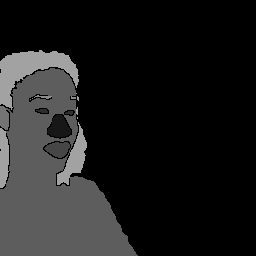
#> input picture VISION/Segment/Face/mask/female03_headrende0009_gray.png, 256 x 256 px, found by its file name; its folder holds only this picture in this run
$ jupyter execute --allow-errors Hand_segment_test.ipynb   (shell and % lines are left out)
#> lines starting #> are read from the running program, lines starting #| are printed output that depends on the picture
<a href="https://colab.research.google.com/github/kikiru328/STUDY_EXERCISE/blob/main/Hand_segment_test.ipynb" target="_parent"></a>

### MODULE IMPORT

[cell 1]
import os
import shutil

[cell 2]
import os

import numpy as np
import cv2
import matplotlib.pyplot as plt

import tensorflow as tf
from tensorflow.keras.models import *
from tensorflow.keras.layers import *
from tensorflow.keras.optimizers import *
from tensorflow.keras import backend as keras
from tensorflow.keras.preprocessing.image import ImageDataGenerator
from tensorflow.keras.callbacks import EarlyStopping, ModelCheckpoint, LearningRateScheduler

from glob import glob
from tqdm import tqdm

##### PATH

[cell 3]
# INPUT_DIR = os.path.join("..", "input")/content/drive/MyDrive/3차플젝drive/test/KAGGLE/Segment/input
INPUT_DIR = '/content/drive/MyDrive/3차플젝drive/test/KAGGLE/Segment/input'

SEGMENTATION_DIR = os.path.join(INPUT_DIR, "segmentation")
SEGMENTATION_TEST_DIR = os.path.join(SEGMENTATION_DIR, "test")
SEGMENTATION_TRAIN_DIR = os.path.join(SEGMENTATION_DIR, "train")
SEGMENTATION_AUG_DIR = os.path.join(SEGMENTATION_TRAIN_DIR, "augmentation")
SEGMENTATION_IMAGE_DIR = os.path.join(SEGMENTATION_TRAIN_DIR, "image")
SEGMENTATION_MASK_DIR = os.path.join(SEGMENTATION_TRAIN_DIR, "mask")
SEGMENTATION_DILATE_DIR = os.path.join(SEGMENTATION_TRAIN_DIR, "dilate")
SEGMENTATION_SOURCE_DIR = os.path.join(INPUT_DIR, \
                                       "pulmonary-chest-xray-abnormalities")

SHENZHEN_TRAIN_DIR = os.path.join(SEGMENTATION_SOURCE_DIR, "ChinaSet_AllFiles", \
                                  "ChinaSet_AllFiles")
SHENZHEN_IMAGE_DIR = os.path.join(SHENZHEN_TRAIN_DIR, "CXR_png")
SHENZHEN_MASK_DIR = os.path.join(INPUT_DIR, "shcxr-lung-mask", "mask", "mask")

MONTGOMERY_TRAIN_DIR = os.path.join(SEGMENTATION_SOURCE_DIR, \
                                    "Montgomery", "MontgomerySet")
MONTGOMERY_IMAGE_DIR = os.path.join(MONTGOMERY_TRAIN_DIR, "CXR_png")
MONTGOMERY_LEFT_MASK_DIR = os.path.join(MONTGOMERY_TRAIN_DIR, \
                                        "ManualMask", "leftMask")
MONTGOMERY_RIGHT_MASK_DIR = os.path.join(MONTGOMERY_TRAIN_DIR, \
                                         "ManualMask", "rightMask")

DILATE_KERNEL = np.ones((15, 15), np.uint8)

BATCH_SIZE =2

#Prod
EPOCHS = 100

#Desv
#EPOCHS=16

[cell 4]
# !mkdir /content/drive/MyDrive/3차플젝drive/test/KAGGLE/Segment/input/segmentation
# !mkdir /content/drive/MyDrive/3차플젝drive/test/KAGGLE/Segment/input/segmentation/test
# !mkdir /content/drive/MyDrive/3차플젝drive/test/KAGGLE/Segment/input/segmentation/train
# !mkdir /content/drive/MyDrive/3차플젝drive/test/KAGGLE/Segment/input/segmentation/augmentation
# !mkdir /content/drive/MyDrive/3차플젝drive/test/KAGGLE/Segment/input/segmentation/image
# !mkdir /content/drive/MyDrive/3차플젝drive/test/KAGGLE/Segment/input/segmentation/mask
# !mkdir /content/drive/MyDrive/3차플젝drive/test/KAGGLE/Segment/input/segmentation/dilate

[cell 5]
print('SEGMENTATION_DIR              ',SEGMENTATION_DIR)
print('SEGMENTATION_TEST_DIR              ',SEGMENTATION_TEST_DIR)
print('SEGMENTATION_TRAIN_DIR              ',SEGMENTATION_TRAIN_DIR)
print('SEGMENTATION_AUG_DIR              ',SEGMENTATION_AUG_DIR)
print('SEGMENTATION_IMAGE_DIR              ',SEGMENTATION_IMAGE_DIR)
print('SEGMENTATION_MASK_DIR              ',SEGMENTATION_MASK_DIR)
print('SEGMENTATION_DILATE_DIR              ',SEGMENTATION_DILATE_DIR)
print('SEGMENTATION_SOURCE_DIR              ',SEGMENTATION_SOURCE_DIR)
print('SHENZHEN_TRAIN_DIR              ',SHENZHEN_TRAIN_DIR)
print('SHENZHEN_IMAGE_DIR              ',SHENZHEN_IMAGE_DIR)
print('SHENZHEN_MASK_DIR              ',SHENZHEN_MASK_DIR)
print('MONTGOMERY_TRAIN_DIR              ',MONTGOMERY_TRAIN_DIR)
print('MONTGOMERY_IMAGE_DIR              ',MONTGOMERY_IMAGE_DIR)
print('MONTGOMERY_LEFT_MASK_DIR              ',MONTGOMERY_LEFT_MASK_DIR)
print('MONTGOMERY_RIGHT_MASK_DIR              ',MONTGOMERY_RIGHT_MASK_DIR)

[cell 6]
print(len(MONTGOMERY_TRAIN_DIR))
print(len(MONTGOMERY_IMAGE_DIR))
print(len(MONTGOMERY_LEFT_MASK_DIR))
print(len(SHENZHEN_IMAGE_DIR))

## TRAINING FILE_MONT

[cell 7]
montgomery_left_mask_dir = glob(os.path.join(MONTGOMERY_LEFT_MASK_DIR, '*.png'))
montgomery_test = montgomery_left_mask_dir[0:50]
montgomery_train= montgomery_left_mask_dir[50:]

for left_image_file in tqdm(montgomery_left_mask_dir):
    base_file = os.path.basename(left_image_file)
    image_file = os.path.join(MONTGOMERY_IMAGE_DIR, base_file)
    right_image_file = os.path.join(MONTGOMERY_RIGHT_MASK_DIR, base_file)

    image = cv2.imread(image_file)
    left_mask = cv2.imread(left_image_file, cv2.IMREAD_GRAYSCALE)
    right_mask = cv2.imread(right_image_file, cv2.IMREAD_GRAYSCALE)

    image = cv2.resize(image, (512, 512))
    left_mask = cv2.resize(left_mask, (512, 512))
    right_mask = cv2.resize(right_mask, (512, 512))

    mask = np.maximum(left_mask, right_mask)
    mask_dilate = cv2.dilate(mask, DILATE_KERNEL, iterations=1)

    if (left_image_file in montgomery_train):
        cv2.imwrite(os.path.join(SEGMENTATION_IMAGE_DIR, base_file), \
                    image)
        cv2.imwrite(os.path.join(SEGMENTATION_MASK_DIR, base_file), \
                    mask)
        cv2.imwrite(os.path.join(SEGMENTATION_DILATE_DIR, base_file), \
                    mask_dilate)
    else:
        filename, fileext = os.path.splitext(base_file)
        cv2.imwrite(os.path.join(SEGMENTATION_TEST_DIR, base_file), \
                    image)
        cv2.imwrite(os.path.join(SEGMENTATION_TEST_DIR, \
                                 "%s_mask%s" % (filename, fileext)), mask)
        cv2.imwrite(os.path.join(SEGMENTATION_TEST_DIR, \
                                 "%s_dilate%s" % (filename, fileext)), mask_dilate)

[cell 8]
# [17 lines left out: function add_colored_dilate, not called in this run]

def add_colored_mask(image, mask_image):
    mask_image_gray = cv2.cvtColor(mask_image, cv2.COLOR_BGR2GRAY)

    mask = cv2.bitwise_and(mask_image, mask_image, mask=mask_image_gray)

    mask_coord = np.where(mask!=[0,0,0])

    mask[mask_coord[0],mask_coord[1],:]=[255,0,0]

    ret = cv2.addWeighted(image, 0.7, mask, 0.3, 0)

    return ret

# [11 lines left out: function diff_mask, not called in this run]

#> (a cell that did not finish here is left out)

### THRAINING FILE SHENZEHN

[cell 10]
shenzhen_mask_dir = glob(os.path.join(SHENZHEN_MASK_DIR, '*.png'))
shenzhen_test = shenzhen_mask_dir[0:50]
shenzhen_train= shenzhen_mask_dir[50:]

for mask_file in tqdm(shenzhen_mask_dir):
    base_file = os.path.basename(mask_file).replace("_mask", "")
    image_file = os.path.join(SHENZHEN_IMAGE_DIR, base_file)

    image = cv2.imread(image_file)
#> image is the input picture: shape (256, 256, 3); min 0, max 162, mean 28.7
    mask = cv2.imread(mask_file, cv2.IMREAD_GRAYSCALE)
#> mask: shape (256, 256); min 0, max 162, mean 28.7

    image = cv2.resize(image, (512, 512))
#> image: shape (512, 512, 3)
    mask = cv2.resize(mask, (512, 512))
#> mask: shape (512, 512)
    mask_dilate = cv2.dilate(mask, DILATE_KERNEL, iterations=1)
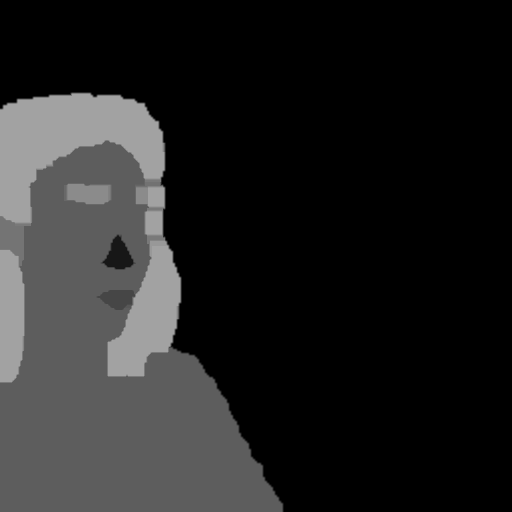
#> mask_dilate: shape (512, 512); min 0, max 162, mean 34.3

    if (mask_file in shenzhen_train):
        cv2.imwrite(os.path.join(SEGMENTATION_IMAGE_DIR, base_file), \
                    image)
        cv2.imwrite(os.path.join(SEGMENTATION_MASK_DIR, base_file), \
                    mask)
        cv2.imwrite(os.path.join(SEGMENTATION_DILATE_DIR, base_file), \
                    mask_dilate)
    else:
        filename, fileext = os.path.splitext(base_file)

        cv2.imwrite(os.path.join(SEGMENTATION_TEST_DIR, base_file), \
                    image)
        cv2.imwrite(os.path.join(SEGMENTATION_TEST_DIR, \
                                 "%s_mask%s" % (filename, fileext)), mask)
        cv2.imwrite(os.path.join(SEGMENTATION_TEST_DIR, \
                                 "%s_dilate%s" % (filename, fileext)), mask_dilate)
